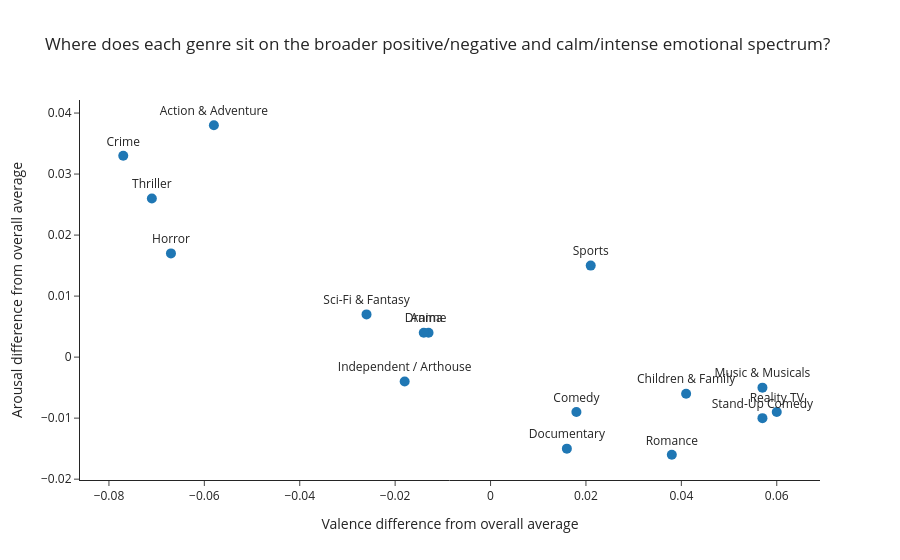

Notebook code for this chart:
### Markdown cell above
<a id="fig-vad-genre"></a>

### Code cell
vad_plot = genre_vad_diff.reset_index()
fig = px.scatter(
    vad_plot,
    x="vad_valence",
    y="vad_arousal",
    text="genre_grouped",
    hover_data=["vad_dominance"],
    template="simple_white",
    title="Where does each genre sit on the broader positive/negative and calm/intense emotional spectrum?",
    labels={
        "vad_valence": "Valence difference from overall average",
        "vad_arousal": "Arousal difference from overall average",
        "genre_grouped": "Genre",
        "vad_dominance": "Dominance difference"
    }
)

fig.add_vline(x=0, line_dash="dash")
fig.add_hline(y=0, line_dash="dash")

fig.update_xaxes(showgrid=False, zeroline=False)
fig.update_yaxes(showgrid=False, zeroline=False)

fig.update_traces(
    textposition="top center",
    marker=dict(size=10)
)

fig.show()

### Figure 1 — Plotly figure (JSON) as saved in the notebook; plotly's stock layout.template omitted (floating-point values rounded to 4 significant figures)
{"data": [{"customdata": [[0.021], [0.01], [-0.003], [-0.012], [0.005], [0.02], [-0.003], [-0.034], [-0.022], [0.008], [0.009], [-0.007], [0.013], [0.023], [-0.013], [-0.014]], "hovertemplate": "Valence difference from overall average=%{x}<br>Arousal difference from overall average=%{y}<br>Genre=%{text}<br>Dominance difference=%{customdata[0]}<extra></extra>", "legendgroup": "", "marker": {"color": "#1F77B4", "size": 10, "symbol": "circle"}, "mode": "markers+text", "name": "", "orientation": "v", "showlegend": false, "text": ["Action & Adventure", "Anime", "Children & Family", "Comedy", "Crime", "Documentary", "Drama", "Horror", "Independent / Arthouse", "Music & Musicals", "Reality TV", "Romance", "Sci-Fi & Fantasy", "Sports", "Stand-Up Comedy", "Thriller"], "textposition": "top center", "type": "scatter", "x": [-0.058, -0.013, 0.041, 0.018, -0.077, 0.016, -0.014, -0.067, -0.018, 0.057, 0.06, 0.038, -0.026, 0.021, 0.057, -0.071], "xaxis": "x", "y": [0.038, 0.004, -0.006, -0.009, 0.033, -0.015, 0.004, 0.017, -0.004, -0.005, -0.009, -0.016, 0.007, 0.015, -0.01, 0.026], "yaxis": "y"}], "layout": {"legend": {"tracegroupgap": 0}, "shapes": [{"line": {"dash": "dash"}, "type": "line", "x0": 0, "x1": 0, "xref": "x", "y0": 0, "y1": 1, "yref": "y domain"}, {"line": {"dash": "dash"}, "type": "line", "x0": 0, "x1": 1, "xref": "x domain", "y0": 0, "y1": 0, "yref": "y"}], "title": {"text": "Where does each genre sit on the broader positive/negative and calm/intense emotional spectrum?"}, "xaxis": {"anchor": "y", "domain": [0, 1], "showgrid": false, "title": {"text": "Valence difference from overall average"}, "zeroline": false}, "yaxis": {"anchor": "x", "domain": [0, 1], "showgrid": false, "title": {"text": "Arousal difference from overall average"}, "zeroline": false}}}
